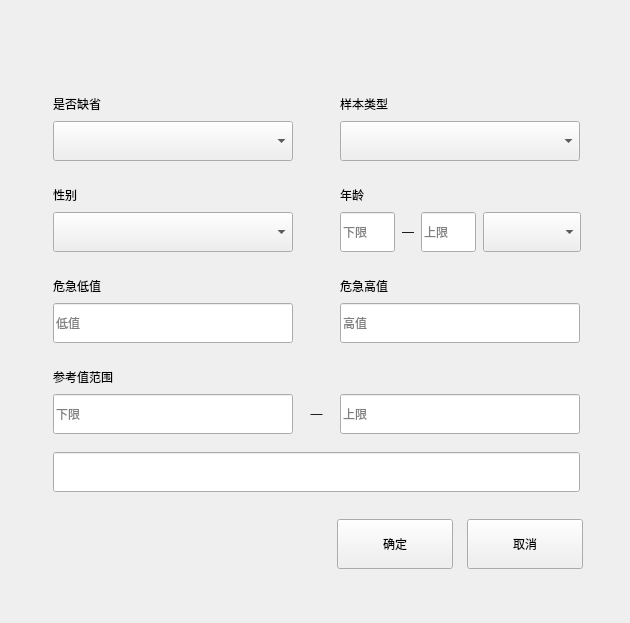
<?xml version="1.0" encoding="UTF-8"?>
<ui version="4.0">
 <class>CRangParaSetWidget</class>
 <widget class="BaseDlg" name="CRangParaSetWidget">
  <property name="geometry">
   <rect>
    <x>0</x>
    <y>0</y>
    <width>630</width>
    <height>623</height>
   </rect>
  </property>
  <property name="windowTitle">
   <string>CRangParaSetWidget</string>
  </property>
  <widget class="QWidget" name="widget" native="true">
   <property name="geometry">
    <rect>
     <x>47</x>
     <y>95</y>
     <width>536</width>
     <height>521</height>
    </rect>
   </property>
   <layout class="QVBoxLayout" name="verticalLayout" stretch="0,0,0">
    <property name="spacing">
     <number>10</number>
    </property>
    <property name="leftMargin">
     <number>0</number>
    </property>
    <property name="topMargin">
     <number>0</number>
    </property>
    <property name="rightMargin">
     <number>0</number>
    </property>
    <property name="bottomMargin">
     <number>0</number>
    </property>
    <item>
     <widget class="QWidget" name="widget_11" native="true">
      <layout class="QVBoxLayout" name="verticalLayout_6">
       <property name="spacing">
        <number>8</number>
       </property>
       <property name="leftMargin">
        <number>3</number>
       </property>
       <property name="topMargin">
        <number>0</number>
       </property>
       <property name="rightMargin">
        <number>3</number>
       </property>
       <property name="bottomMargin">
        <number>0</number>
       </property>
       <item>
        <layout class="QHBoxLayout" name="horizontalLayout_6">
         <property name="spacing">
          <number>50</number>
         </property>
         <property name="leftMargin">
          <number>3</number>
         </property>
         <property name="rightMargin">
          <number>3</number>
         </property>
         <item>
          <layout class="QVBoxLayout" name="verticalLayout_4">
           <property name="spacing">
            <number>8</number>
           </property>
           <item>
            <widget class="QLabel" name="label_5">
             <property name="minimumSize">
              <size>
               <width>200</width>
               <height>0</height>
              </size>
             </property>
             <property name="maximumSize">
              <size>
               <width>200</width>
               <height>16777215</height>
              </size>
             </property>
             <property name="text">
              <string>是否缺省</string>
             </property>
            </widget>
           </item>
           <item>
            <widget class="QComboBox" name="auto_default_cbox">
             <property name="minimumSize">
              <size>
               <width>240</width>
               <height>40</height>
              </size>
             </property>
             <property name="maximumSize">
              <size>
               <width>240</width>
               <height>40</height>
              </size>
             </property>
             <property name="currentIndex">
              <number>-1</number>
             </property>
             <item>
              <property name="text">
               <string>Y</string>
              </property>
             </item>
             <item>
              <property name="text">
               <string>N</string>
              </property>
             </item>
            </widget>
           </item>
           <item>
            <widget class="QLabel" name="label">
             <property name="minimumSize">
              <size>
               <width>200</width>
               <height>35</height>
              </size>
             </property>
             <property name="maximumSize">
              <size>
               <width>200</width>
               <height>35</height>
              </size>
             </property>
             <property name="text">
              <string>性别</string>
             </property>
             <property name="alignment">
              <set>Qt::AlignBottom|Qt::AlignLeading|Qt::AlignLeft</set>
             </property>
            </widget>
           </item>
           <item>
            <widget class="QComboBox" name="gender_cbox">
             <property name="minimumSize">
              <size>
               <width>240</width>
               <height>40</height>
              </size>
             </property>
             <property name="maximumSize">
              <size>
               <width>240</width>
               <height>40</height>
              </size>
             </property>
            </widget>
           </item>
           <item>
            <widget class="QLabel" name="label_4">
             <property name="minimumSize">
              <size>
               <width>200</width>
               <height>35</height>
              </size>
             </property>
             <property name="maximumSize">
              <size>
               <width>200</width>
               <height>35</height>
              </size>
             </property>
             <property name="text">
              <string>危急低值</string>
             </property>
             <property name="alignment">
              <set>Qt::AlignBottom|Qt::AlignLeading|Qt::AlignLeft</set>
             </property>
            </widget>
           </item>
           <item>
            <widget class="QLineEdit" name="ref_critical_lower_rang">
             <property name="minimumSize">
              <size>
               <width>240</width>
               <height>40</height>
              </size>
             </property>
             <property name="maximumSize">
              <size>
               <width>240</width>
               <height>40</height>
              </size>
             </property>
             <property name="maxLength">
              <number>15</number>
             </property>
             <property name="placeholderText">
              <string>低值</string>
             </property>
            </widget>
           </item>
          </layout>
         </item>
         <item>
          <layout class="QVBoxLayout" name="verticalLayout_3">
           <property name="spacing">
            <number>8</number>
           </property>
           <item>
            <widget class="QLabel" name="label_9">
             <property name="minimumSize">
              <size>
               <width>200</width>
               <height>0</height>
              </size>
             </property>
             <property name="maximumSize">
              <size>
               <width>200</width>
               <height>16777215</height>
              </size>
             </property>
             <property name="text">
              <string>样本类型</string>
             </property>
            </widget>
           </item>
           <item>
            <widget class="QComboBox" name="samp_source_cbox">
             <property name="minimumSize">
              <size>
               <width>240</width>
               <height>40</height>
              </size>
             </property>
             <property name="maximumSize">
              <size>
               <width>240</width>
               <height>40</height>
              </size>
             </property>
            </widget>
           </item>
           <item>
            <widget class="QLabel" name="label_2">
             <property name="minimumSize">
              <size>
               <width>200</width>
               <height>35</height>
              </size>
             </property>
             <property name="maximumSize">
              <size>
               <width>200</width>
               <height>35</height>
              </size>
             </property>
             <property name="text">
              <string>年龄</string>
             </property>
             <property name="alignment">
              <set>Qt::AlignBottom|Qt::AlignLeading|Qt::AlignLeft</set>
             </property>
            </widget>
           </item>
           <item>
            <layout class="QHBoxLayout" name="horizontalLayout_4">
             <property name="spacing">
              <number>7</number>
             </property>
             <item>
              <widget class="QLineEdit" name="lower_age_edit">
               <property name="minimumSize">
                <size>
                 <width>55</width>
                 <height>40</height>
                </size>
               </property>
               <property name="maximumSize">
                <size>
                 <width>55</width>
                 <height>40</height>
                </size>
               </property>
               <property name="maxLength">
                <number>6</number>
               </property>
               <property name="placeholderText">
                <string>下限</string>
               </property>
              </widget>
             </item>
             <item>
              <widget class="QLabel" name="label_8">
               <property name="text">
                <string>—</string>
               </property>
               <property name="alignment">
                <set>Qt::AlignCenter</set>
               </property>
               <property name="dividers" stdset="0">
                <string>gray</string>
               </property>
              </widget>
             </item>
             <item>
              <widget class="QLineEdit" name="upper_age_edit">
               <property name="minimumSize">
                <size>
                 <width>55</width>
                 <height>40</height>
                </size>
               </property>
               <property name="maximumSize">
                <size>
                 <width>55</width>
                 <height>40</height>
                </size>
               </property>
               <property name="maxLength">
                <number>6</number>
               </property>
               <property name="placeholderText">
                <string>上限</string>
               </property>
              </widget>
             </item>
             <item>
              <widget class="QComboBox" name="age_unit_cbox">
               <property name="minimumSize">
                <size>
                 <width>98</width>
                 <height>40</height>
                </size>
               </property>
               <property name="maximumSize">
                <size>
                 <width>88</width>
                 <height>40</height>
                </size>
               </property>
              </widget>
             </item>
            </layout>
           </item>
           <item>
            <widget class="QLabel" name="label_6">
             <property name="minimumSize">
              <size>
               <width>200</width>
               <height>35</height>
              </size>
             </property>
             <property name="maximumSize">
              <size>
               <width>200</width>
               <height>35</height>
              </size>
             </property>
             <property name="text">
              <string>危急高值</string>
             </property>
             <property name="alignment">
              <set>Qt::AlignBottom|Qt::AlignLeading|Qt::AlignLeft</set>
             </property>
            </widget>
           </item>
           <item>
            <widget class="QLineEdit" name="ref_critical_upper_rang">
             <property name="minimumSize">
              <size>
               <width>240</width>
               <height>40</height>
              </size>
             </property>
             <property name="maximumSize">
              <size>
               <width>240</width>
               <height>40</height>
              </size>
             </property>
             <property name="maxLength">
              <number>15</number>
             </property>
             <property name="placeholderText">
              <string>高值</string>
             </property>
            </widget>
           </item>
          </layout>
         </item>
        </layout>
       </item>
       <item>
        <layout class="QVBoxLayout" name="verticalLayout_5">
         <property name="spacing">
          <number>8</number>
         </property>
         <property name="leftMargin">
          <number>3</number>
         </property>
         <property name="rightMargin">
          <number>0</number>
         </property>
         <property name="bottomMargin">
          <number>0</number>
         </property>
         <item>
          <widget class="QLabel" name="label_3">
           <property name="minimumSize">
            <size>
             <width>0</width>
             <height>35</height>
            </size>
           </property>
           <property name="maximumSize">
            <size>
             <width>16777215</width>
             <height>35</height>
            </size>
           </property>
           <property name="text">
            <string>参考值范围</string>
           </property>
           <property name="alignment">
            <set>Qt::AlignBottom|Qt::AlignLeading|Qt::AlignLeft</set>
           </property>
          </widget>
         </item>
         <item>
          <layout class="QHBoxLayout" name="horizontalLayout_5">
           <property name="spacing">
            <number>5</number>
           </property>
           <property name="bottomMargin">
            <number>0</number>
           </property>
           <item>
            <widget class="QLineEdit" name="ref_lower_age_edit">
             <property name="minimumSize">
              <size>
               <width>240</width>
               <height>40</height>
              </size>
             </property>
             <property name="maximumSize">
              <size>
               <width>240</width>
               <height>40</height>
              </size>
             </property>
             <property name="maxLength">
              <number>15</number>
             </property>
             <property name="placeholderText">
              <string>下限</string>
             </property>
            </widget>
           </item>
           <item>
            <widget class="QLabel" name="label_7">
             <property name="minimumSize">
              <size>
               <width>0</width>
               <height>0</height>
              </size>
             </property>
             <property name="maximumSize">
              <size>
               <width>16777215</width>
               <height>16777215</height>
              </size>
             </property>
             <property name="text">
              <string>—</string>
             </property>
             <property name="alignment">
              <set>Qt::AlignCenter</set>
             </property>
             <property name="dividers" stdset="0">
              <string>gray</string>
             </property>
            </widget>
           </item>
           <item>
            <widget class="QLineEdit" name="ref_upper_age_edit">
             <property name="minimumSize">
              <size>
               <width>240</width>
               <height>40</height>
              </size>
             </property>
             <property name="maximumSize">
              <size>
               <width>240</width>
               <height>40</height>
              </size>
             </property>
             <property name="maxLength">
              <number>15</number>
             </property>
             <property name="placeholderText">
              <string>上限</string>
             </property>
            </widget>
           </item>
          </layout>
         </item>
         <item>
          <widget class="QLineEdit" name="str_refrange_edit">
           <property name="minimumSize">
            <size>
             <width>0</width>
             <height>50</height>
            </size>
           </property>
           <property name="maximumSize">
            <size>
             <width>16777215</width>
             <height>50</height>
            </size>
           </property>
           <property name="styleSheet">
            <string notr="true">margin-top: 10px;</string>
           </property>
           <property name="text">
            <string/>
           </property>
          </widget>
         </item>
        </layout>
       </item>
      </layout>
     </widget>
    </item>
    <item>
     <layout class="QHBoxLayout" name="horizontalLayout">
      <property name="spacing">
       <number>14</number>
      </property>
      <property name="topMargin">
       <number>17</number>
      </property>
      <item>
       <spacer name="horizontalSpacer">
        <property name="orientation">
         <enum>Qt::Horizontal</enum>
        </property>
        <property name="sizeHint" stdset="0">
         <size>
          <width>40</width>
          <height>20</height>
         </size>
        </property>
       </spacer>
      </item>
      <item>
       <widget class="QPushButton" name="ok_btn">
        <property name="minimumSize">
         <size>
          <width>116</width>
          <height>50</height>
         </size>
        </property>
        <property name="text">
         <string>确定</string>
        </property>
        <property name="buttons" stdset="0">
         <string>btn_dlg</string>
        </property>
       </widget>
      </item>
      <item>
       <widget class="QPushButton" name="close_btn">
        <property name="minimumSize">
         <size>
          <width>116</width>
          <height>50</height>
         </size>
        </property>
        <property name="text">
         <string>取消</string>
        </property>
        <property name="buttons" stdset="0">
         <string>btn_dlg</string>
        </property>
       </widget>
      </item>
     </layout>
    </item>
    <item>
     <spacer name="verticalSpacer_2">
      <property name="orientation">
       <enum>Qt::Vertical</enum>
      </property>
      <property name="sizeHint" stdset="0">
       <size>
        <width>20</width>
        <height>0</height>
       </size>
      </property>
     </spacer>
    </item>
   </layout>
  </widget>
 </widget>
 <layoutdefault spacing="6" margin="11"/>
 <customwidgets>
  <customwidget>
   <class>BaseDlg</class>
   <extends>QWidget</extends>
   <header>shared/basedlg.h</header>
   <container>1</container>
  </customwidget>
 </customwidgets>
 <tabstops>
  <tabstop>auto_default_cbox</tabstop>
  <tabstop>samp_source_cbox</tabstop>
  <tabstop>gender_cbox</tabstop>
  <tabstop>lower_age_edit</tabstop>
  <tabstop>upper_age_edit</tabstop>
  <tabstop>age_unit_cbox</tabstop>
  <tabstop>ref_critical_lower_rang</tabstop>
  <tabstop>ref_critical_upper_rang</tabstop>
  <tabstop>ref_lower_age_edit</tabstop>
  <tabstop>ref_upper_age_edit</tabstop>
  <tabstop>ok_btn</tabstop>
  <tabstop>close_btn</tabstop>
 </tabstops>
 <resources/>
 <connections>
  <connection>
   <sender>close_btn</sender>
   <signal>clicked()</signal>
   <receiver>CRangParaSetWidget</receiver>
   <slot>close()</slot>
   <hints>
    <hint type="sourcelabel">
     <x>475</x>
     <y>526</y>
    </hint>
    <hint type="destinationlabel">
     <x>545</x>
     <y>587</y>
    </hint>
   </hints>
  </connection>
 </connections>
</ui>
